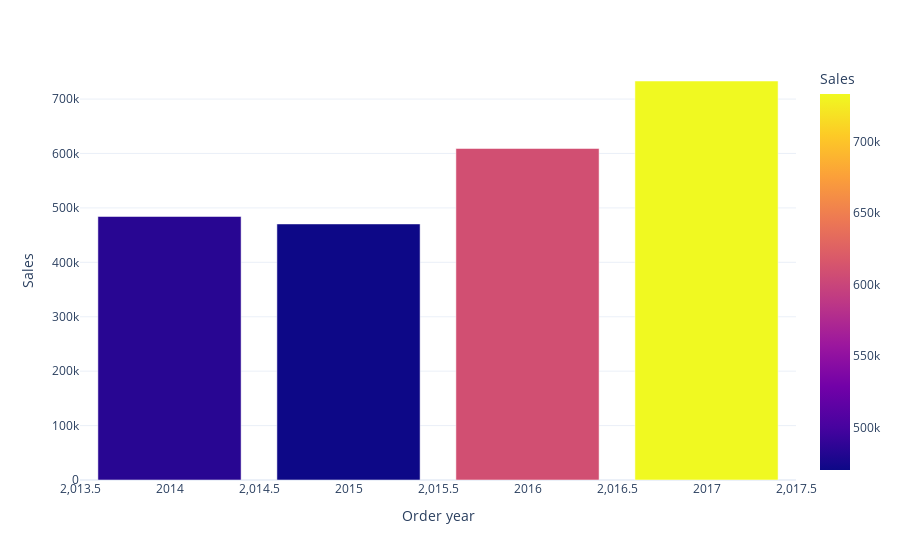

Write notebook code for a chart like this one.
### Code cell
fig=px.bar(Sales_by_year,x='Order year',y='Sales',color='Sales')
fig.show()

### Figure 1 — Plotly figure (JSON) as saved in the notebook; plotly's stock layout.template omitted (floating-point values rounded to 4 significant figures)
{"data": [{"alignmentgroup": "True", "hovertemplate": "Order year=%{x}<br>Sales=%{marker.color}<extra></extra>", "legendgroup": "", "marker": {"color": [484200.0, 470500.0, 609200.0, 733200.0], "coloraxis": "coloraxis", "pattern": {"shape": ""}}, "name": "", "offsetgroup": "", "orientation": "v", "showlegend": false, "textposition": "auto", "type": "bar", "x": [2014, 2015, 2016, 2017], "xaxis": "x", "y": [484200.0, 470500.0, 609200.0, 733200.0], "yaxis": "y"}], "layout": {"barmode": "relative", "coloraxis": {"colorbar": {"title": {"text": "Sales"}}, "colorscale": [[0, "#0d0887"], [0.1111, "#46039f"], [0.2222, "#7201a8"], [0.3333, "#9c179e"], [0.4444, "#bd3786"], [0.5556, "#d8576b"], [0.6667, "#ed7953"], [0.7778, "#fb9f3a"], [0.8889, "#fdca26"], [1, "#f0f921"]]}, "legend": {"tracegroupgap": 0}, "margin": {"t": 60}, "xaxis": {"anchor": "y", "domain": [0, 1], "title": {"text": "Order year"}}, "yaxis": {"anchor": "x", "domain": [0, 1], "title": {"text": "Sales"}}}}
